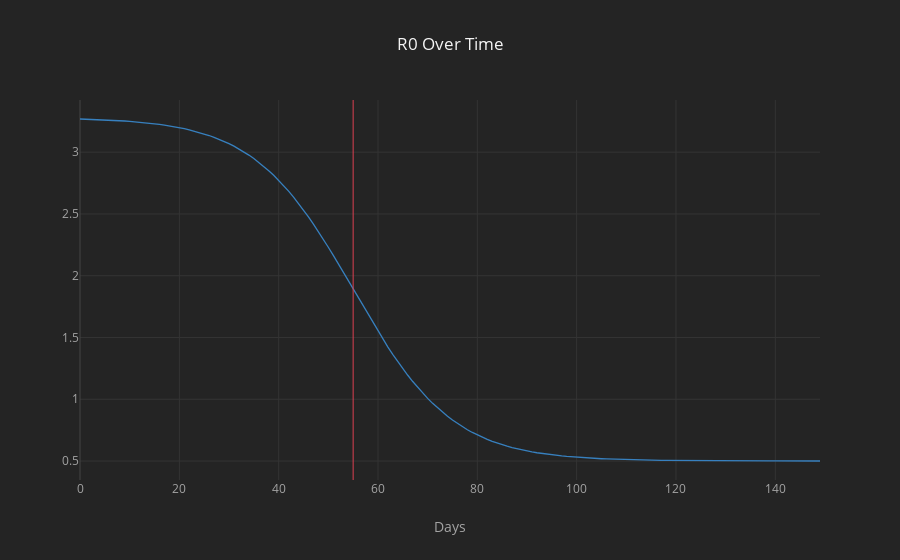

This figure's notebook cell:
### Code cell
# plot R0 terhadap waktu
R0.iplot(kind='scatter',
         xTitle = 'Days',
         vline='55',
         color='blue',
         theme='henanigans',
         title='R0 Over Time')

### Figure 1 — Plotly figure (JSON) as saved in the notebook; plotly's stock layout.template omitted (floating-point values rounded to 4 significant figures; data arrays with more than 128 entries replaced by an {"elided": "..."} marker saying what was removed)
{"data": [{"line": {"color": "rgba(55, 128, 191, 1.0)", "dash": "solid", "shape": "linear", "width": 1.3}, "mode": "lines", "name": "0", "text": "", "type": "scatter", "x": {"elided": "150 int values"}, "y": {"elided": "150 float values"}}], "layout": {"legend": {"bgcolor": "#242424", "font": {"color": "#F4F4F4"}}, "paper_bgcolor": "#242424", "plot_bgcolor": "#242424", "shapes": [{"line": {"color": "#db4052", "dash": "solid", "width": 1}, "type": "line", "x0": "55", "x1": "55", "xref": "x", "y0": 0, "y1": 1, "yref": "paper"}], "title": "R0 Over Time", "titlefont": {"color": "#F4F4F4"}, "xaxis": {"gridcolor": "#343434", "showgrid": true, "tickfont": {"color": "#A4A4A4"}, "title": "Days", "titlefont": {"color": "#A4A4A4"}, "zerolinecolor": "#444444"}, "yaxis": {"gridcolor": "#343434", "showgrid": true, "tickfont": {"color": "#A4A4A4"}, "title": "", "titlefont": {"color": "#A4A4A4"}, "zerolinecolor": "#444444"}}}
